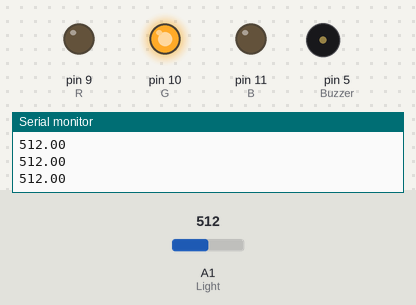
The sketch below on a simulated Arduino Uno, built with avr-gcc and run on an emulated ATmega328P. Parts: output pins drawn as LEDs (lit = HIGH), buzzer (waves = sounding, pin HIGH), the last lines printed to the serial monitor. The inputs (shaded band) are chosen by the test bench; at power-on: A1 (Light) = 512.

Above: at 1.2 s.
1.3 s: A1 (Light) set to 486
At 1.7 s:
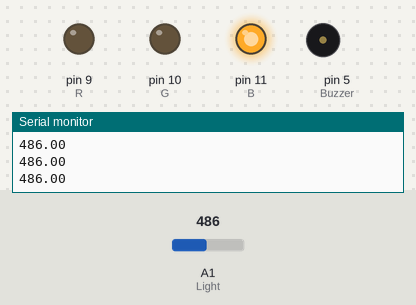
2.8 s: A1 (Light) set to 710
At 4.0 s:
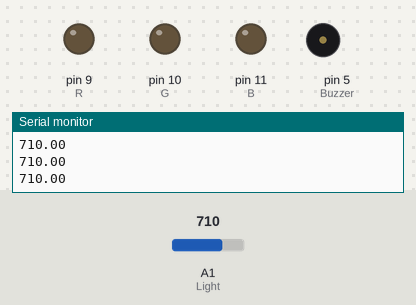
4.3 s: A1 (Light) set to 687
At 5.4 s:
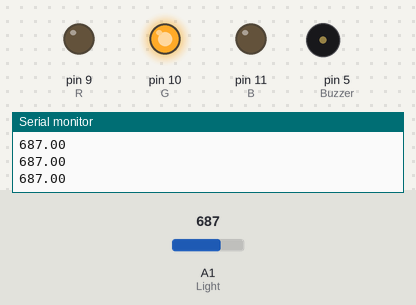
5.8 s: A1 (Light) set to 240
At 6.4 s:
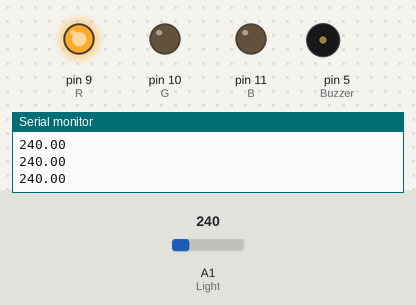
7.3 s: A1 (Light) set to 268
At 7.6 s:
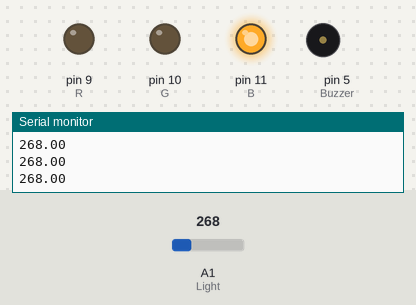
8.8 s: A1 (Light) set to 122
At 10.1 s:
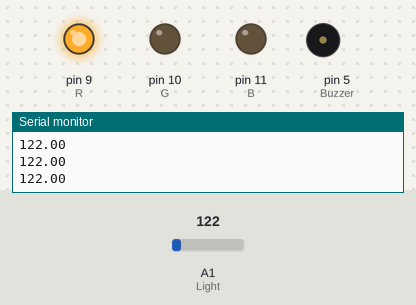
Timing chart, 0 to 11.3 s (numbered marks = the images above; inputs shaded):
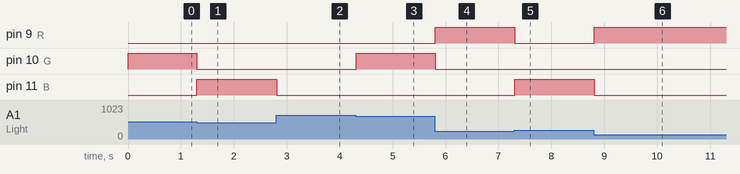

Measured:
- the behaviour switches between 501 and 500 on A1 (Light) (found by bisection; images 0 and 1)
- the behaviour switches between 700 and 699 on A1 (Light) (found by bisection; images 2 and 3)
- the behaviour switches between 250 and 251 on A1 (Light) (found by bisection; images 4 and 5)
- after the input at 1.3 s, pin 10 (G): HIGH → LOW at once; pin 11 (B): LOW → HIGH at once
- after the input at 2.8 s, pin 11 (B): HIGH → LOW at once
- after the input at 4.3 s, pin 10 (G): LOW → HIGH at once
- after the input at 5.8 s, pin 9 (R): LOW → HIGH at once; pin 10 (G): HIGH → LOW at once
- after the input at 7.3 s, pin 9 (R): HIGH → LOW at once; pin 11 (B): LOW → HIGH at once
- after the input at 8.8 s, pin 9 (R): LOW → HIGH at once; pin 11 (B): HIGH → LOW at once

The sketch:

Light_Sensor.ino
```cpp
int Light = 1;
int Tem=2;
int R=9;
int G=10;
int B=11;
int Buzzer=5;
void setup() {
  // put your setup code here, to run once:
  pinMode(Light,INPUT);
  pinMode(R,OUTPUT);
  pinMode(G,OUTPUT);
  pinMode(B,OUTPUT);
  pinMode(Buzzer,OUTPUT);
  pinMode(Tem,INPUT);
  Serial.begin(9600);
}

void loop() {
  // put your main code here, to run repeatedly:
  float L=analogRead(Light);
  if(L<=250)
  {
    digitalWrite(R,HIGH);
    digitalWrite(G,LOW);
    digitalWrite(B,LOW);
  }else if(L<=500)
  {
    digitalWrite(R,LOW);
    digitalWrite(G,LOW);
    digitalWrite(B,HIGH);
  }else if(L<700)
  {
    digitalWrite(R,LOW);
    digitalWrite(G,HIGH);
    digitalWrite(B,LOW);
  }else
  {
    digitalWrite(R,LOW);
    digitalWrite(G,LOW);
    digitalWrite(B,LOW);
  }
  Serial.print(L);
  Serial.println();
  delay(10);
}
```
